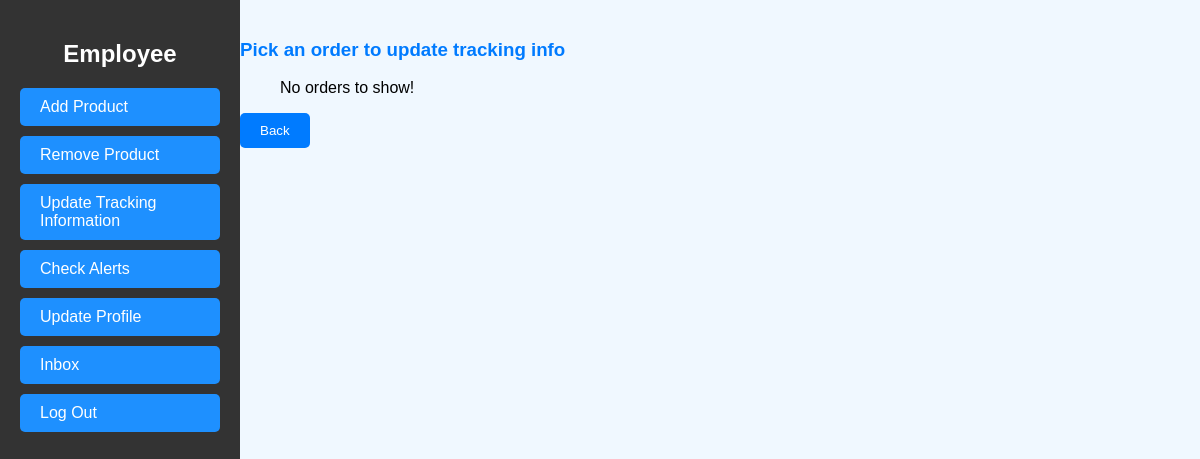
Page /Shop/homepage/employee_function/update_tracking_info_details.inc.php on the earlier database version.
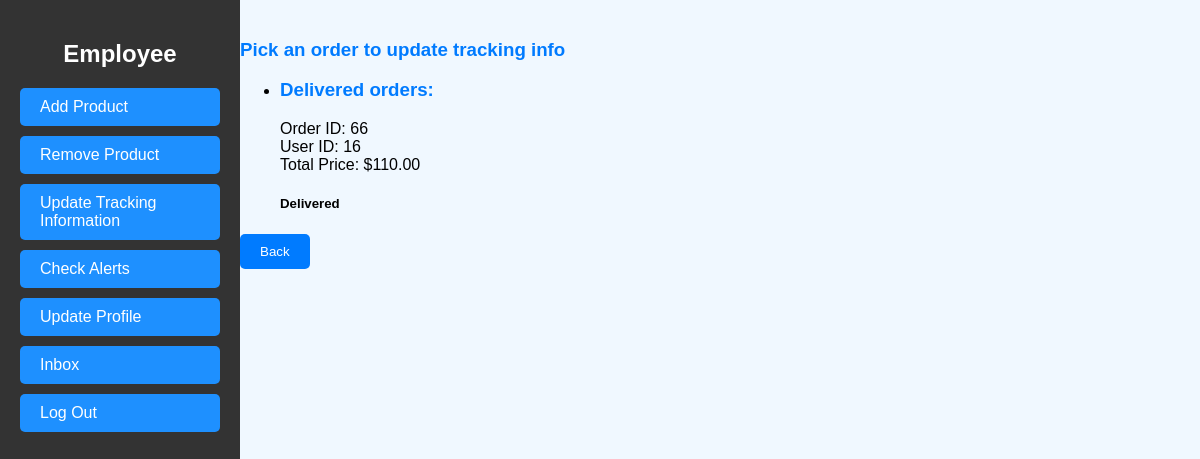
Same page on the later database version.
### tables this page shows
CREATE TABLE `order_placed` (
  `order_id` int(11) NOT NULL,
  `user_id` int(11) DEFAULT NULL,
  `user_address` text NOT NULL,
  `total_price` decimal(10,2) NOT NULL,
  `order_date` datetime DEFAULT current_timestamp(),
  `delivery_status` enum('in progress','delivered') DEFAULT 'in progress'
);

### Shop/homepage/employee_function/update_tracking_info_model.inc.php (called while the page is built, shortened)
<?php
function fetch_all_orders(object $pdo)
{
    $query = "SELECT * FROM order_placed ORDER BY delivery_status ASC, order_date DESC;";
    $stmt = $pdo->prepare($query);
    $stmt->execute();
    return $stmt->fetchAll(PDO::FETCH_ASSOC);
}

### Shop/homepage/employee_function/update_tracking_info_contr.inc.php (called while the page is built, shortened)
<?php
function get_all_orders(object $pdo)
{
    $result = fetch_all_orders($pdo);
    return $result;
}

### Shop/homepage/employee_function/update_tracking_info_details.inc.php (the view, shortened to what this page needs)
<?php
require_once 'dbh.inc.php';
require_once 'update_tracking_info_contr.inc.php';
require_once 'update_tracking_info_model.inc.php';
$all_orders = get_all_orders($pdo);
$delivered_orders_heading = 0;
?>
<!DOCTYPE html>
<html lang="en">
<head>
</head>
<body>
    <div class="sidebar">
        <h2>Employee</h2>
        <ul>
            <li><a href="add_product_detail.inc.php">Add Product</a></li>
            <li><a href="remove_product_detail.inc.php">Remove Product</a></li>
            <li><a href="update_tracking_info_details.inc.php">Update Tracking Information</a></li>
            <li><a href="show_alerts.inc.php">Check Alerts</a></li>
            <li><a href="update_employee_profile.inc.php">Update Profile</a></li>
            <li><a href="inbox_details.inc.php">Inbox</a></li>
            <li><a href="../user_homepage/profile_settings/logout.inc.php">Log Out</a></li>
        </ul>
    </div>
    <div class="content">
        <h3>Pick an order to update tracking info</h3>
        <ul>
        <?php
        if (!get_all_orders($pdo)){
            echo "No orders to show!";
        }
        foreach ($all_orders as $order): ?>
                <li>
                <?php
                    if ($order['delivery_status'] != 'in progress'){
                        if ($delivered_orders_heading == 0){
                            echo "<h3>Delivered orders:</h3>";
                            $delivered_orders_heading = 1;
                        }
                    }
                ?>
                    Order ID: <?php echo htmlspecialchars($order['order_id']); ?> <br>
                    User ID: <?php
                    if ($order['user_id'] == null){
                        echo "Guest";
                    } else {
                    echo htmlspecialchars($order['user_id']);
                    } ?>  <br>
                    Total Price: $<?php echo htmlspecialchars($order['total_price']); ?>
                    <?php if ($order['delivery_status'] == 'in progress'): ?>
                        <form method="POST" action="" style="display:inline;">
                            <input type="hidden" name="order_id" value="<?php echo $order['order_id']; ?>">
                            <button type="submit">Update</button>
                        </form>
                        <form method="POST" action="" style="display:inline;">
                            <input type="hidden" name="mark_as_delivered" value="<?php echo $order['order_id']; ?>">
                            <button type="submit">Delivered</button>
                        </form>
                        <br><br>
                    <?php else: ?>
                        <span><h5>Delivered</h5></span>
                    <?php endif; ?>
                </li>
            <?php endforeach; ?>
        </ul>
        <form action="../employee_homepage.inc.php" method="post">
            <button>Back</button>
        </form>
    </div>
</body>
</html>

Differences in the rows shown:
added order_placed: shows "Delivered orders:", order_id "66", user "16", total_price "110.00", delivery_status "Delivered"
Other differences:
text no longer shown: "No orders to show!"
